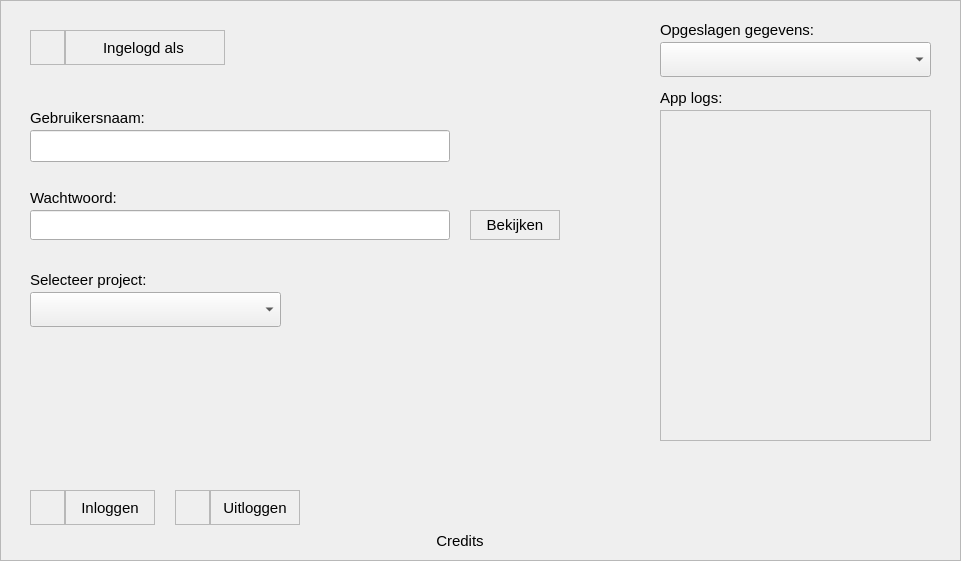
  <widget class="QFrame" name="loginFrame">
   <property name="geometry">
    <rect>
     <x>20</x>
     <y>90</y>
     <width>961</width>
     <height>561</height>
    </rect>
   </property>
   <property name="autoFillBackground">
    <bool>true</bool>
   </property>
   <property name="frameShape">
    <enum>QFrame::StyledPanel</enum>
   </property>
   <property name="frameShadow">
    <enum>QFrame::Raised</enum>
   </property>
   <widget class="QComboBox" name="logComboBox">
    <property name="geometry">
     <rect>
      <x>660</x>
      <y>42</y>
      <width>271</width>
      <height>35</height>
     </rect>
    </property>
    <property name="font">
     <font>
      <pointsize>11</pointsize>
     </font>
    </property>
   </widget>
   <widget class="QLineEdit" name="logUsernameFld">
    <property name="geometry">
     <rect>
      <x>30</x>
      <y>130</y>
      <width>420</width>
      <height>32</height>
     </rect>
    </property>
    <property name="font">
     <font>
      <pointsize>11</pointsize>
     </font>
    </property>
    <property name="inputMask">
     <string/>
    </property>
    <property name="text">
     <string/>
    </property>
    <property name="placeholderText">
     <string/>
    </property>
   </widget>
   <widget class="QLabel" name="logUsernameTxt">
    <property name="geometry">
     <rect>
      <x>30</x>
      <y>108</y>
      <width>131</width>
      <height>20</height>
     </rect>
    </property>
    <property name="font">
     <font>
      <pointsize>11</pointsize>
     </font>
    </property>
    <property name="text">
     <string>Gebruikersnaam:</string>
    </property>
   </widget>
   <widget class="QLabel" name="logPasswordTxt">
    <property name="geometry">
     <rect>
      <x>30</x>
      <y>188</y>
      <width>101</width>
      <height>20</height>
     </rect>
    </property>
    <property name="font">
     <font>
      <pointsize>11</pointsize>
     </font>
    </property>
    <property name="text">
     <string>Wachtwoord:</string>
    </property>
   </widget>
   <widget class="QLineEdit" name="logPasswordFld">
    <property name="geometry">
     <rect>
      <x>30</x>
      <y>210</y>
      <width>420</width>
      <height>30</height>
     </rect>
    </property>
    <property name="font">
     <font>
      <pointsize>11</pointsize>
     </font>
    </property>
   </widget>
   <widget class="QFrame" name="logCredentialsFrame">
    <property name="geometry">
     <rect>
      <x>30</x>
      <y>30</y>
      <width>35</width>
      <height>35</height>
     </rect>
    </property>
    <property name="cursor">
     <cursorShape>PointingHandCursor</cursorShape>
    </property>
    <property name="frameShape">
     <enum>QFrame::StyledPanel</enum>
    </property>
    <property name="frameShadow">
     <enum>QFrame::Raised</enum>
    </property>
    <widget class="QLabel" name="logCredentialsIcon">
     <property name="geometry">
      <rect>
       <x>0</x>
       <y>0</y>
       <width>35</width>
       <height>35</height>
      </rect>
     </property>
     <property name="text">
      <string/>
     </property>
     <property name="pixmap">
      <pixmap>:/LoginCredentials/16x16/square.png</pixmap>
     </property>
     <property name="alignment">
      <set>Qt::AlignCenter</set>
     </property>
    </widget>
   </widget>
   <widget class="QFrame" name="logCredentialsFrame_2">
    <property name="geometry">
     <rect>
      <x>65</x>
      <y>30</y>
      <width>160</width>
      <height>35</height>
     </rect>
    </property>
    <property name="cursor">
     <cursorShape>PointingHandCursor</cursorShape>
    </property>
    <property name="frameShape">
     <enum>QFrame::StyledPanel</enum>
    </property>
    <property name="frameShadow">
     <enum>QFrame::Raised</enum>
    </property>
    <widget class="QLabel" name="logCredentialsTxt">
     <property name="geometry">
      <rect>
       <x>0</x>
       <y>0</y>
       <width>161</width>
       <height>35</height>
      </rect>
     </property>
     <property name="font">
      <font>
       <pointsize>11</pointsize>
      </font>
     </property>
     <property name="cursor">
      <cursorShape>ArrowCursor</cursorShape>
     </property>
     <property name="contextMenuPolicy">
      <enum>Qt::DefaultContextMenu</enum>
     </property>
     <property name="layoutDirection">
      <enum>Qt::LeftToRight</enum>
     </property>
     <property name="text">
      <string>Ingelogd als </string>
     </property>
     <property name="alignment">
      <set>Qt::AlignCenter</set>
     </property>
    </widget>
   </widget>
   <widget class="QFrame" name="logLoginFrame_2">
    <property name="geometry">
     <rect>
      <x>65</x>
      <y>490</y>
      <width>90</width>
      <height>35</height>
     </rect>
    </property>
    <property name="cursor">
     <cursorShape>PointingHandCursor</cursorShape>
    </property>
    <property name="frameShape">
     <enum>QFrame::StyledPanel</enum>
    </property>
    <property name="frameShadow">
     <enum>QFrame::Raised</enum>
    </property>
    <widget class="QLabel" name="logLoginTxt">
     <property name="geometry">
      <rect>
       <x>0</x>
       <y>0</y>
       <width>90</width>
       <height>35</height>
      </rect>
     </property>
     <property name="font">
      <font>
       <pointsize>11</pointsize>
      </font>
     </property>
     <property name="cursor">
      <cursorShape>PointingHandCursor</cursorShape>
     </property>
     <property name="contextMenuPolicy">
      <enum>Qt::DefaultContextMenu</enum>
     </property>
     <property name="layoutDirection">
      <enum>Qt::LeftToRight</enum>
     </property>
     <property name="text">
      <string>Inloggen</string>
     </property>
     <property name="alignment">
      <set>Qt::AlignCenter</set>
     </property>
    </widget>
   </widget>
   <widget class="QFrame" name="logLoginFrame">
    <property name="geometry">
     <rect>
      <x>30</x>
      <y>490</y>
      <width>35</width>
      <height>35</height>
     </rect>
    </property>
    <property name="cursor">
     <cursorShape>PointingHandCursor</cursorShape>
    </property>
    <property name="frameShape">
     <enum>QFrame::StyledPanel</enum>
    </property>
    <property name="frameShadow">
     <enum>QFrame::Raised</enum>
    </property>
    <widget class="QLabel" name="logLoginIcon">
     <property name="geometry">
      <rect>
       <x>8</x>
       <y>8</y>
       <width>18</width>
       <height>18</height>
      </rect>
     </property>
     <property name="text">
      <string/>
     </property>
     <property name="pixmap">
      <pixmap>img/login.png</pixmap>
     </property>
     <property name="scaledContents">
      <bool>true</bool>
     </property>
    </widget>
   </widget>
   <widget class="QFrame" name="logClearFrame">
    <property name="geometry">
     <rect>
      <x>175</x>
      <y>490</y>
      <width>35</width>
      <height>35</height>
     </rect>
    </property>
    <property name="cursor">
     <cursorShape>PointingHandCursor</cursorShape>
    </property>
    <property name="frameShape">
     <enum>QFrame::StyledPanel</enum>
    </property>
    <property name="frameShadow">
     <enum>QFrame::Raised</enum>
    </property>
    <widget class="QLabel" name="logClearIcon">
     <property name="geometry">
      <rect>
       <x>8</x>
       <y>8</y>
       <width>18</width>
       <height>18</height>
      </rect>
     </property>
     <property name="text">
      <string/>
     </property>
     <property name="pixmap">
      <pixmap>img/logout.png</pixmap>
     </property>
     <property name="scaledContents">
      <bool>true</bool>
     </property>
    </widget>
   </widget>
   <widget class="QFrame" name="logClearFrame_2">
    <property name="geometry">
     <rect>
      <x>210</x>
      <y>490</y>
      <width>90</width>
      <height>35</height>
     </rect>
    </property>
    <property name="cursor">
     <cursorShape>PointingHandCursor</cursorShape>
    </property>
    <property name="frameShape">
     <enum>QFrame::StyledPanel</enum>
    </property>
    <property name="frameShadow">
     <enum>QFrame::Raised</enum>
    </property>
    <widget class="QLabel" name="logClearTxt">
     <property name="geometry">
      <rect>
       <x>0</x>
       <y>0</y>
       <width>90</width>
       <height>35</height>
      </rect>
     </property>
     <property name="font">
      <font>
       <pointsize>11</pointsize>
      </font>
     </property>
     <property name="cursor">
      <cursorShape>PointingHandCursor</cursorShape>
     </property>
     <property name="contextMenuPolicy">
      <enum>Qt::DefaultContextMenu</enum>
     </property>
     <property name="layoutDirection">
      <enum>Qt::LeftToRight</enum>
     </property>
     <property name="text">
      <string>Uitloggen</string>
     </property>
     <property name="alignment">
      <set>Qt::AlignCenter</set>
     </property>
    </widget>
   </widget>
   <widget class="QFrame" name="logShowFrame">
    <property name="geometry">
     <rect>
      <x>470</x>
      <y>210</y>
      <width>90</width>
      <height>30</height>
     </rect>
    </property>
    <property name="cursor">
     <cursorShape>PointingHandCursor</cursorShape>
    </property>
    <property name="frameShape">
     <enum>QFrame::StyledPanel</enum>
    </property>
    <property name="frameShadow">
     <enum>QFrame::Raised</enum>
    </property>
    <widget class="QLabel" name="logShowTxt">
     <property name="geometry">
      <rect>
       <x>0</x>
       <y>0</y>
       <width>90</width>
       <height>30</height>
      </rect>
     </property>
     <property name="font">
      <font>
       <pointsize>11</pointsize>
      </font>
     </property>
     <property name="cursor">
      <cursorShape>PointingHandCursor</cursorShape>
     </property>
     <property name="contextMenuPolicy">
      <enum>Qt::DefaultContextMenu</enum>
     </property>
     <property name="layoutDirection">
      <enum>Qt::LeftToRight</enum>
     </property>
     <property name="text">
      <string>Bekijken</string>
     </property>
     <property name="alignment">
      <set>Qt::AlignCenter</set>
     </property>
    </widget>
   </widget>
   <widget class="QLabel" name="logUsernameTxt_2">
    <property name="geometry">
     <rect>
      <x>660</x>
      <y>20</y>
      <width>171</width>
      <height>20</height>
     </rect>
    </property>
    <property name="font">
     <font>
      <pointsize>11</pointsize>
     </font>
    </property>
    <property name="text">
     <string>Opgeslagen gegevens:</string>
    </property>
   </widget>
   <widget class="QLabel" name="logwidgetTxt_2">
    <property name="geometry">
     <rect>
      <x>660</x>
      <y>88</y>
      <width>141</width>
      <height>20</height>
     </rect>
    </property>
    <property name="font">
     <font>
      <pointsize>11</pointsize>
     </font>
    </property>
    <property name="text">
     <string>App logs:</string>
    </property>
   </widget>
   <widget class="QListWidget" name="logWidget_2">
    <property name="enabled">
     <bool>false</bool>
    </property>
    <property name="geometry">
     <rect>
      <x>660</x>
      <y>110</y>
      <width>271</width>
      <height>331</height>
     </rect>
    </property>
    <property name="font">
     <font>
      <pointsize>11</pointsize>
     </font>
    </property>
    <property name="lineWidth">
     <number>1</number>
    </property>
    <property name="movement">
     <enum>QListView::Snap</enum>
    </property>
   </widget>
   <widget class="QLabel" name="logUsernameTxt_3">
    <property name="geometry">
     <rect>
      <x>30</x>
      <y>270</y>
      <width>171</width>
      <height>20</height>
     </rect>
    </property>
    <property name="font">
     <font>
      <pointsize>11</pointsize>
     </font>
    </property>
    <property name="text">
     <string>Selecteer project:</string>
    </property>
   </widget>
   <widget class="QComboBox" name="logComboBox_2">
    <property name="geometry">
     <rect>
      <x>30</x>
      <y>292</y>
      <width>251</width>
      <height>35</height>
     </rect>
    </property>
    <property name="font">
     <font>
      <pointsize>11</pointsize>
     </font>
    </property>
   </widget>
   <widget class="QLabel" name="setCreditsTxt">
    <property name="geometry">
     <rect>
      <x>180</x>
      <y>530</y>
      <width>560</width>
      <height>21</height>
     </rect>
    </property>
    <property name="font">
     <font>
      <pointsize>11</pointsize>
     </font>
    </property>
    <property name="cursor">
     <cursorShape>PointingHandCursor</cursorShape>
    </property>
    <property name="toolTip">
     <string/>
    </property>
    <property name="layoutDirection">
     <enum>Qt::LeftToRight</enum>
    </property>
    <property name="text">
     <string>Credits</string>
    </property>
    <property name="alignment">
     <set>Qt::AlignCenter</set>
    </property>
   </widget>
  </widget>
